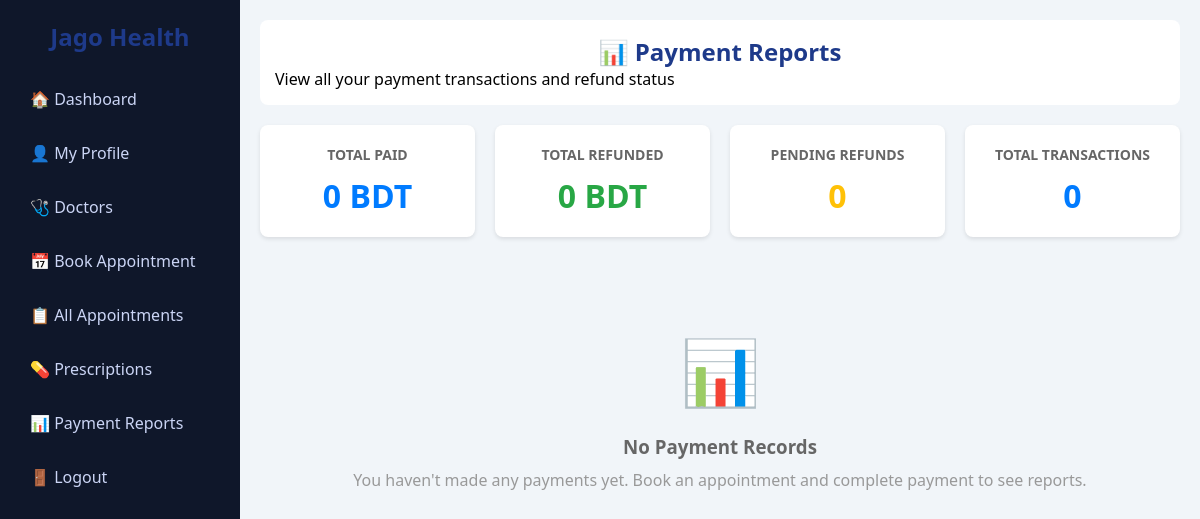
The page /payment-reports/ (signed in) on the database as committed earlier.
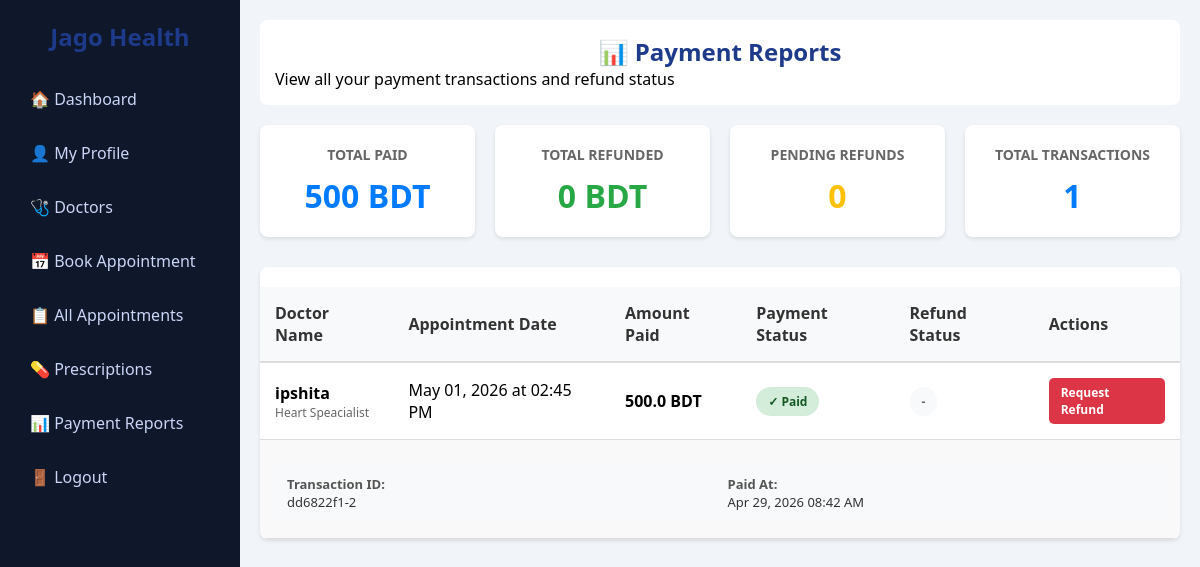
The same page on the database as committed later.
### accounts/models.py (models this page shows, shortened)
class Payment(models.Model):
    REFUND_STATUS_CHOICES = (
        ('none', 'No Refund'),
        ('requested', 'Refund Requested'),
        ('approved', 'Refund Approved'),
        ('rejected', 'Refund Rejected'),
        ('completed', 'Refund Completed'),
    )
    appointment = models.OneToOneField(Appointment, on_delete=models.CASCADE)
    amount = models.FloatField(default=500)
    is_paid = models.BooleanField(default=False)
    transaction_id = models.CharField(max_length=100, blank=True)
    paid_at = models.DateTimeField(auto_now_add=True)
    refund_status = models.CharField(max_length=20, choices=REFUND_STATUS_CHOICES, default='none')
    refund_requested_at = models.DateTimeField(null=True, blank=True)
    refund_amount = models.FloatField(null=True, blank=True)
    refund_reason = models.TextField(blank=True)
    refund_admin_notes = models.TextField(blank=True)
    refund_processed_at = models.DateTimeField(null=True, blank=True)

class Appointment(models.Model):
    STATUS_CHOICES = (
        ('pending', 'Pending'),
        ('approved', 'Approved'),
        ('rejected', 'Rejected'),
        ('cancelled', 'Cancelled'),
    )
    CONSULTATION_CHOICES = (
        ('upcoming', 'Upcoming'),
        ('consulted', 'Consulted'),
        ('no-show', 'No Show'),
    )
    patient = models.ForeignKey(
        CustomUser,
        on_delete=models.CASCADE,
        related_name='patient_appointments',
        limit_choices_to={'role': 'patient'}
    )
    doctor = models.ForeignKey(
        CustomUser,
        on_delete=models.CASCADE,
        related_name='doctor_appointments',
        limit_choices_to={'role': 'doctor'}
    )
    date = models.DateField()
    time = models.TimeField()
    status = models.CharField(max_length=10, choices=STATUS_CHOICES, default='pending')
    consultation_status = models.CharField(max_length=20, choices=CONSULTATION_CHOICES, default='upcoming')
    created_at = models.DateTimeField(auto_now_add=True)

class CustomUser(AbstractUser):
    ROLE_CHOICES = (
        ('doctor', 'Doctor'),
        ('patient', 'Patient'),
        ('admin', 'Admin'),
    )
    role = models.CharField(max_length=10, choices=ROLE_CHOICES)
    phone = models.CharField(max_length=15)
    specialization = models.CharField(max_length=100, blank=True, null=True)
    age = models.IntegerField(blank=True, null=True)
    bio = models.TextField(blank=True)
    profile_image = models.ImageField(upload_to='profiles/', default='default.png')
    is_verified = models.BooleanField(default=False)

### accounts/views.py (the view)
# urls.py: path('payment-reports/', views.patient_payment_reports, name='patient_payment_reports'),
@login_required
def patient_payment_reports(request):
    payments = Payment.objects.filter(appointment__patient=request.user).select_related('appointment').order_by('-paid_at')
    total_paid = sum(p.amount for p in payments if p.is_paid)
    total_refunded = sum(p.refund_amount for p in payments if p.refund_status == 'approved')
    pending_refunds = payments.filter(refund_status='requested').count()
    context = {
        'payments': payments,
        'total_paid': total_paid,
        'total_refunded': total_refunded,
        'pending_refunds': pending_refunds,
    }
    return render(request, 'patient_payment_reports.html', context)

### templates/patient_payment_reports.html (shortened to what the changed rows need)
{% load static %}
<!DOCTYPE html>
<html lang="en">
<head>
    <link rel="stylesheet" href="{% static 'css/style.css' %}">
    <link rel="stylesheet" href="{% static 'css/dashboard_extra.css' %}">
</head>
<body>
<div class="dashboard">
    <div class="sidebar">
        <h2>Jago Health</h2>
    </div>
    <div class="main">
        <div class="topbar">
            <h2>📊 Payment Reports</h2>
        </div>
        <div class="stats-grid">
            <div class="stat-card">
                <h4>Total Paid</h4>
                <div class="value">{{ total_paid|floatformat:0 }} BDT</div>
            </div>
            <div class="stat-card">
                <h4>Total Transactions</h4>
                <div class="value">{{ payments|length }}</div>
            </div>
        </div>
        {% if payments %}
            <div class="table-container">
                <table>
                    <thead>
                        <tr>
                            <th>Doctor Name</th>
                            <th>Appointment Date</th>
                            <th>Amount Paid</th>
                            <th>Payment Status</th>
                            <th>Refund Status</th>
                            <th>Actions</th>
                        </tr>
                    </thead>
                    <tbody>
                        {% for payment in payments %}
                            <tr>
                                <td>
                                    <strong>{{ payment.appointment.doctor.get_full_name|default:payment.appointment.doctor.username }}</strong>
                                    <div style="font-size: 12px; color: #666;">{{ payment.appointment.doctor.specialization|default:"N/A" }}</div>
                                </td>
                                <td>{{ payment.appointment.date|date:"M d, Y" }} at {{ payment.appointment.time|time:"h:i A" }}</td>
                                <td><strong>{{ payment.amount }} BDT</strong></td>
                                <td>
                                    {% if payment.is_paid %}
                                        <span class="status-badge status-paid">✓ Paid</span>
                                    {% else %}
                                        <span class="status-badge" style="background: #f8f9fa; color: #666;">⏳ Pending</span>
                                    {% endif %}
                                </td>
                                <td>
                                    {% if payment.refund_status == 'none' %}
                                        <span class="status-badge" style="background: #f8f9fa; color: #666;">-</span>
                                    {% elif payment.refund_status == 'requested' %}
                                        <span class="status-badge status-refund-requested">🕐 Requested</span>
                                    {% elif payment.refund_status == 'approved' %}
                                        <span class="status-badge status-refund-approved">✓ Approved</span>
                                    {% elif payment.refund_status == 'rejected' %}
                                        <span class="status-badge status-refund-rejected">✕ Rejected</span>
                                    {% elif payment.refund_status == 'completed' %}
                                        <span class="status-badge status-refund-completed">✓ Completed</span>
                                    {% endif %}
                                </td>
                                <td>
                                    {% if payment.refund_status == 'none' %}
                                        <a href="{% url 'request_refund' payment.appointment.id %}" class="action-btn refund-btn">Request Refund</a>
                                    {% else %}
                                        <span style="color: #999; font-size: 12px;">No action</span>
                                    {% endif %}
                                </td>
                            </tr>
                            <tr style="background: #f9f9f9;">
                                <td colspan="6">
                                    <div class="details-row">
                                        <div class="detail-item">
                                            <span class="label">Transaction ID:</span>
                                            <span class="value">{{ payment.transaction_id|default:"N/A" }}</span>
                                        </div>
                                        <div class="detail-item">
                                            <span class="label">Paid At:</span>
                                            <span class="value">{{ payment.paid_at|date:"M d, Y h:i A" }}</span>
                                        </div>
                                    </div>
                                </td>
                            </tr>
                        {% endfor %}
                    </tbody>
                </table>
            </div>
        {% else %}
            <div class="empty-state">
                <div class="empty-state-icon">📊</div>
                <h3>No Payment Records</h3>
                <p>You haven't made any payments yet. Book an appointment and complete payment to see reports.</p>
            </div>
        {% endif %}
    </div>
</div>
</body>
</html>

Rows that differ between the two databases and show on the page:
added Payment: appointment.doctor.get_full_name "ipshita", appointment.doctor.specialization "Heart Speacialist", appointment "May 01, 2026", appointment.time "02:45 PM", amount "500.0", is_paid "✓ Paid", refund_status "Request Refund", transaction_id "dd6822f1-2", paid_at "Apr 29, 2026 08:42 AM"
Other text that changed with them:
{{ total_paid|floatformat:0 }}: "0" → "500"
{{ payments|length }}: "0" → "1"
text no longer shown: "📊 No Payment Records You haven't made any payments yet. Book an appointment and complete payment to see reports."
text now shown: "Doctor Name Appointment Date Amount Paid Payment Status Refund Status Actions"
